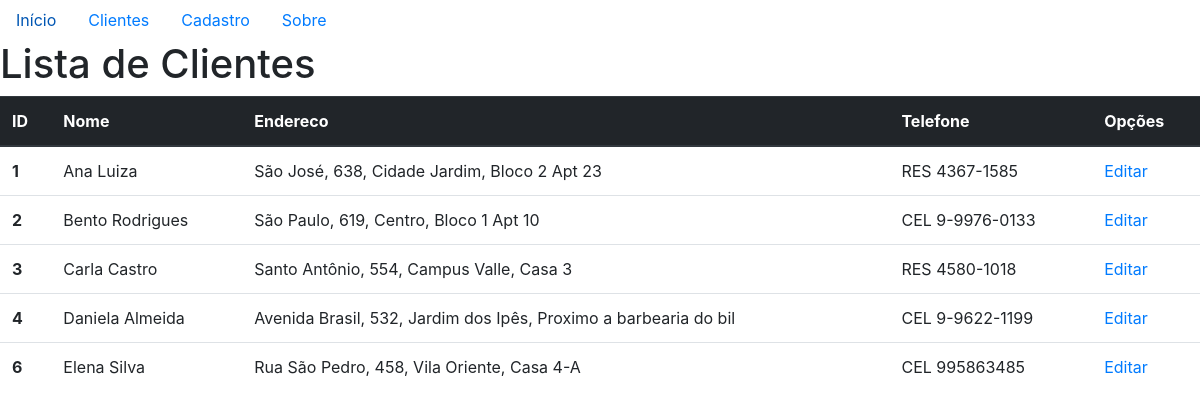
Screenshot of /clientes with the database file from the repository.
### tables this page shows
CREATE TABLE endereco(
	id INTEGER PRIMARY KEY AUTOINCREMENT,
	clienteid INT,
	rua TEXT(150) NOT NULL,
	numero TEXT(20),
	bairro TEXT(50) NOT NULL,
	complemento TEXT (150),
	CONSTRAINT fk_endereco_cliente FOREIGN KEY(clienteid) REFERENCES cliente(id)
);

CREATE TABLE cliente(
	id INTEGER PRIMARY KEY AUTOINCREMENT,
	nome TEXT(30) NOT NULL,
	sobrenome TEXT(30) NOT NULL
);

CREATE TABLE telefone(
	id INTEGER PRIMARY KEY AUTOINCREMENT,
	tipo TEXT(3) NOT NULL,
	telnum TEXT(15) NOT NULL,
	clienteid INT,
	CHECK (TIPO IN ('RES','COM','CEL')),
	FOREIGN KEY(clienteid) REFERENCES cliente(id)
);

### app.py (the view)
@app.route('/clientes')
def clientes():
    conn = get_db_connection()
    todos = conn.execute('SELECT t.tipo, t.telnum, i.rua, i.numero, i.bairro, i.complemento, l.id, l.nome, l.sobrenome \
                            FROM cliente l\
                            INNER JOIN endereco i\
                            ON i.clienteid = l.id \
                            INNER JOIN telefone t\
                            ON t.clienteid = l.id \
                            ORDER BY l.nome;').fetchall()
    conn.close()
    return render_template('clientes.html', todos=todos)

### app.py (called while the page is built)
def get_db_connection():
    conn = sqlite3.connect('database.db')
    conn.row_factory = sqlite3.Row
    return conn

### templates/clientes.html
{% extends 'base.html' %}
{% block content %}
    <h1>{% block title %} Lista de Clientes {% endblock%}</h1>
    <table class="table">
      <thead class="thead-dark">
        <tr>
          <th scope="col">ID</th>
          <th scope="col">Nome</th>
          <th scope="col">Endereco</th>
          <th scope="col">Telefone</th>
          <th scope="col">Opções</th>
        </tr>
      </thead>
      <tbody>
        {% for todo in todos %}
          <tr class='todos'>
            <th scope="row">{{ todo['id'] }}</th>
            <td>{{ todo['nome'] }} {{ todo['sobrenome'] }}</td>
            <td>{{ todo['rua'] }}, {{ todo['numero'] }}, {{ todo['bairro'] }}, {{ todo['complemento'] }}</td>
            <td>{{ todo['tipo'] }} {{ todo['telnum'] }}</td>
            <td><a href="{{ url_for('editar', id=todo['id']) }}">Editar</a></td>
          </tr>
        {% endfor %}
      </tbody>
    </table>
{% endblock %}

### templates/base.html (shortened to what this page needs)
<!DOCTYPE html>
<html lang="pt-br">
  <head>
    <link rel="stylesheet" href="https://stackpath.bootstrapcdn.com/bootstrap/4.1.3/css/bootstrap.min.css">
  </head>
  <body>
        <ul class="nav">
            <li class="nav-item">
                <a class="nav-link active" href="{{url_for('index')}}">Início</a>
            </li>
            <li class="nav-item">
                <a class="nav-link active" href="{{url_for('clientes')}}">Clientes</a>
            </li>
            <li class="nav-item">
                <a class="nav-link" href="{{url_for('cadastro')}}">Cadastro</a>
            </li>
            <li class="nav-item">
                <a class="nav-link" href="{{url_for('sobre')}}">Sobre</a>
            </li>
        </ul>
        <div class="content">
            {% block content %} {% endblock %}
        </div>
  </body>
</html>

### rows the page displays
endereco: id "1", nome "Ana", sobrenome "Luiza", rua "São José", numero "638", bairro "Cidade Jardim", complemento "Bloco 2 Apt 23", tipo "RES", telnum "4367-1585"
endereco: id "2", nome "Bento", sobrenome "Rodrigues", rua "São Paulo", numero "619", bairro "Centro", complemento "Bloco 1 Apt 10", tipo "CEL", telnum "9-9976-0133"
endereco: id "3", nome "Carla", sobrenome "Castro", rua "Santo Antônio", numero "554", bairro "Campus Valle", complemento "Casa 3", tipo "RES", telnum "4580-1018"
endereco: id "4", nome "Daniela", sobrenome "Almeida", rua "Avenida Brasil", numero "532", bairro "Jardim dos Ipês", complemento "Proximo a barbearia do bil", tipo "CEL", telnum "9-9622-1199"
endereco: id "6", nome "Elena", sobrenome "Silva", rua "Rua São Pedro", numero "458", bairro "Vila Oriente", complemento "Casa 4-A", tipo "CEL", telnum "995863485"
